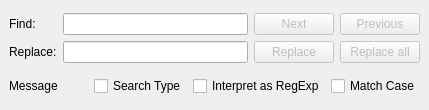
<?xml version="1.0" encoding="UTF-8"?>
<ui version="4.0">
 <class>FindReplaceDock</class>
 <widget class="QDockWidget" name="FindReplaceDock">
  <property name="geometry">
   <rect>
    <x>0</x>
    <y>0</y>
    <width>429</width>
    <height>110</height>
   </rect>
  </property>
  <property name="windowTitle">
   <string>Find/Replace</string>
  </property>
  <widget class="QWidget" name="gridLayoutWidget">
   <layout class="QVBoxLayout" name="verticalLayout">
    <property name="spacing">
     <number>6</number>
    </property>
    <property name="topMargin">
     <number>6</number>
    </property>
    <property name="bottomMargin">
     <number>6</number>
    </property>
    <item>
     <layout class="QGridLayout" name="gridLayout">
      <property name="spacing">
       <number>6</number>
      </property>
      <item row="0" column="0">
       <widget class="QLabel" name="labelFind">
        <property name="text">
         <string>Find:</string>
        </property>
       </widget>
      </item>
      <item row="0" column="1">
       <widget class="QLineEdit" name="editFind"/>
      </item>
      <item row="0" column="2">
       <widget class="QPushButton" name="buttonNext">
        <property name="enabled">
         <bool>false</bool>
        </property>
        <property name="text">
         <string>Next</string>
        </property>
        <property name="icon">
         <iconset resource="../resources/icons.qrc">
          <normaloff>:/icons/scalable/down.svg</normaloff>:/icons/scalable/down.svg</iconset>
        </property>
        <property name="shortcut">
         <string>F3</string>
        </property>
       </widget>
      </item>
      <item row="0" column="3">
       <widget class="QPushButton" name="buttonPrevious">
        <property name="enabled">
         <bool>false</bool>
        </property>
        <property name="text">
         <string>Previous</string>
        </property>
        <property name="icon">
         <iconset resource="../resources/icons.qrc">
          <normaloff>:/icons/scalable/up.svg</normaloff>:/icons/scalable/up.svg</iconset>
        </property>
        <property name="shortcut">
         <string>Shift+F3</string>
        </property>
       </widget>
      </item>
      <item row="1" column="0">
       <widget class="QLabel" name="labelReplace">
        <property name="text">
         <string>Replace:</string>
        </property>
       </widget>
      </item>
      <item row="1" column="1">
       <widget class="QLineEdit" name="editReplace"/>
      </item>
      <item row="1" column="2">
       <widget class="QPushButton" name="buttonReplace">
        <property name="enabled">
         <bool>false</bool>
        </property>
        <property name="text">
         <string>Replace</string>
        </property>
       </widget>
      </item>
      <item row="1" column="3">
       <widget class="QPushButton" name="buttonReplaceAll">
        <property name="enabled">
         <bool>false</bool>
        </property>
        <property name="text">
         <string>Replace all</string>
        </property>
       </widget>
      </item>
     </layout>
    </item>
    <item>
     <layout class="QHBoxLayout" name="horizontalLayout" stretch="1,0,0,0">
      <item>
       <widget class="QLabel" name="labelMessage">
        <property name="text">
         <string>Message</string>
        </property>
       </widget>
      </item>
      <item>
       <widget class="QCheckBox" name="checkBoxSearchType">
        <property name="toolTip">
         <string>Search in element type instead of value.</string>
        </property>
        <property name="text">
         <string>Search Type</string>
        </property>
        <property name="checked">
         <bool>false</bool>
        </property>
       </widget>
      </item>
      <item>
       <widget class="QCheckBox" name="checkBoxRegExp">
        <property name="text">
         <string>Interpret as RegExp</string>
        </property>
        <property name="checked">
         <bool>false</bool>
        </property>
       </widget>
      </item>
      <item>
       <widget class="QCheckBox" name="checkBoxMatchCase">
        <property name="text">
         <string>Match Case</string>
        </property>
        <property name="checked">
         <bool>false</bool>
        </property>
       </widget>
      </item>
     </layout>
    </item>
   </layout>
  </widget>
 </widget>
 <resources>
  <include location="../resources/icons.qrc"/>
 </resources>
 <connections>
  <connection>
   <sender>buttonNext</sender>
   <signal>clicked()</signal>
   <receiver>FindReplaceDock</receiver>
   <slot>clickedNext()</slot>
   <hints>
    <hint type="sourcelabel">
     <x>20</x>
     <y>20</y>
    </hint>
    <hint type="destinationlabel">
     <x>20</x>
     <y>20</y>
    </hint>
   </hints>
  </connection>
  <connection>
   <sender>buttonPrevious</sender>
   <signal>clicked()</signal>
   <receiver>FindReplaceDock</receiver>
   <slot>clickedPrevious()</slot>
   <hints>
    <hint type="sourcelabel">
     <x>20</x>
     <y>20</y>
    </hint>
    <hint type="destinationlabel">
     <x>20</x>
     <y>20</y>
    </hint>
   </hints>
  </connection>
  <connection>
   <sender>buttonReplace</sender>
   <signal>clicked()</signal>
   <receiver>FindReplaceDock</receiver>
   <slot>clickedReplace()</slot>
   <hints>
    <hint type="sourcelabel">
     <x>20</x>
     <y>20</y>
    </hint>
    <hint type="destinationlabel">
     <x>20</x>
     <y>20</y>
    </hint>
   </hints>
  </connection>
  <connection>
   <sender>buttonReplaceAll</sender>
   <signal>clicked()</signal>
   <receiver>FindReplaceDock</receiver>
   <slot>clickedReplaceAll()</slot>
   <hints>
    <hint type="sourcelabel">
     <x>20</x>
     <y>20</y>
    </hint>
    <hint type="destinationlabel">
     <x>20</x>
     <y>20</y>
    </hint>
   </hints>
  </connection>
 </connections>
</ui>
